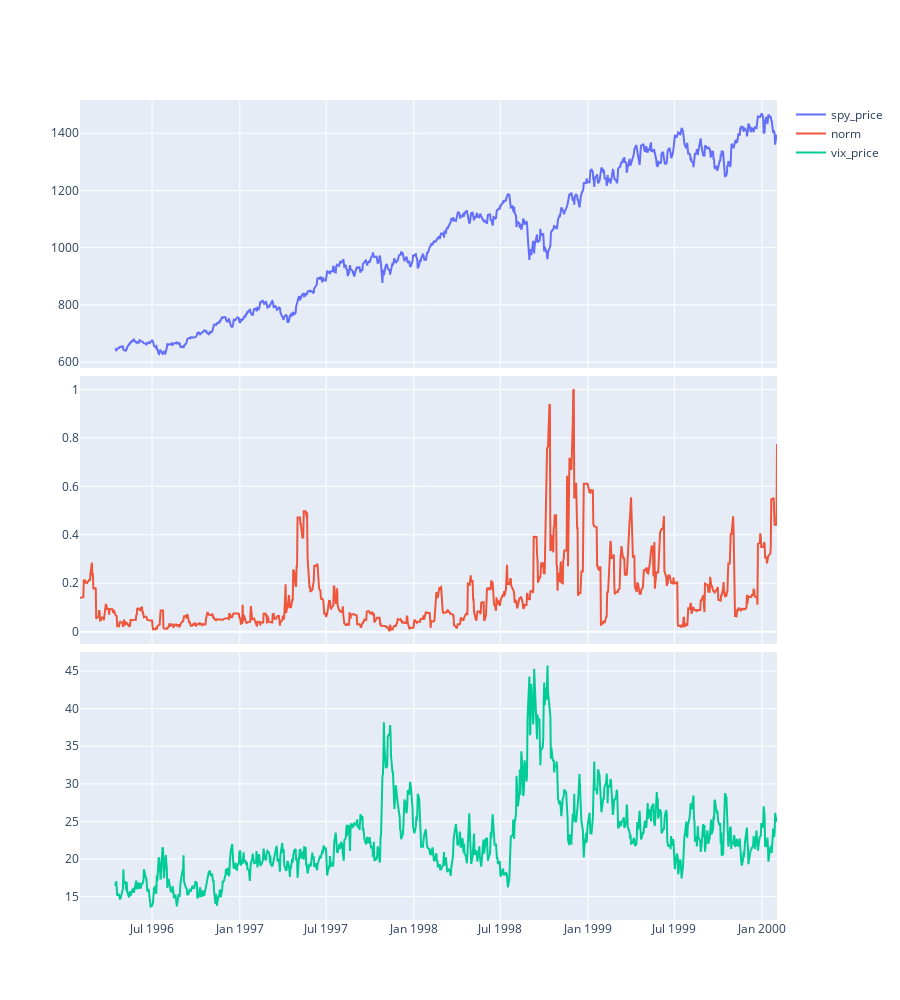

The code cell stored with this chart in its notebook:
### Code cell
dates = ["1996-02-01", "2000-02-01"]
clean_data = yf.download("^GSPC ^VIX", start=dates[0], end=dates[1], interval = "1d", group_by = "ticker").xs("Adj Close", level=1, axis=1)

calced_df = pd.DataFrame(
    {
        # "log_price": log_price[1:],
        "spy_price": clean_data["^GSPC"][50:],
        "norm": norm[:,1][1:],
        "vix_price": clean_data["^VIX"][50:]
        # "log_returns": np.diff(log_price),
    },
    index = y_sw[1:]
)



fig = make_subplots(rows=len(calced_df.keys()), cols=1, shared_xaxes=True, vertical_spacing = 0.01)
fig.update_layout(
    height=1000,
)

for i, col in enumerate(calced_df.keys(), start=1):
    if col == "norm":
        normed_norm = calced_df[dates[0]:dates[1]][col].values/max(calced_df[dates[0]:dates[1]][col].values)
        fig.add_trace(go.Scatter(x=calced_df[dates[0]:dates[1]][col].index, y=normed_norm, name=col), row=i, col=1)
    else:
        fig.add_trace(go.Scatter(x=calced_df[dates[0]:dates[1]][col].index, y=calced_df[dates[0]:dates[1]][col].values, name=col), row=i, col=1)
    
fig.show()

# to fix data, change which homology is being used

### Figure 1 — Plotly figure (JSON) as saved in the notebook; plotly's stock layout.template omitted (floating-point values rounded to 4 significant figures; data arrays with more than 128 entries replaced by an {"elided": "..."} marker saying what was removed)
{"data": [{"name": "spy_price", "type": "scatter", "x": {"elided": "1010 str values"}, "xaxis": "x", "y": {"elided": "1010 float values"}, "yaxis": "y"}, {"name": "norm", "type": "scatter", "x": {"elided": "1010 str values"}, "xaxis": "x2", "y": {"elided": "1010 float values"}, "yaxis": "y2"}, {"name": "vix_price", "type": "scatter", "x": {"elided": "1010 str values"}, "xaxis": "x3", "y": {"elided": "1010 float values"}, "yaxis": "y3"}], "layout": {"height": 1000, "xaxis": {"anchor": "y", "domain": [0, 1], "matches": "x3", "showticklabels": false}, "xaxis2": {"anchor": "y2", "domain": [0, 1], "matches": "x3", "showticklabels": false}, "xaxis3": {"anchor": "y3", "domain": [0, 1]}, "yaxis": {"anchor": "x", "domain": [0.6733, 1]}, "yaxis2": {"anchor": "x2", "domain": [0.3367, 0.6633]}, "yaxis3": {"anchor": "x3", "domain": [0, 0.3267]}}}
